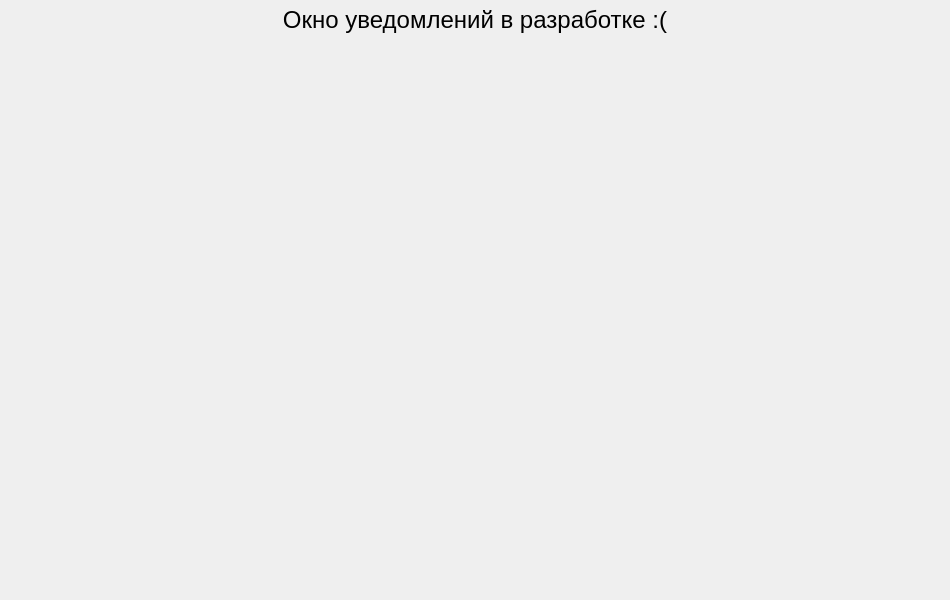
<?xml version="1.0" encoding="UTF-8"?>
<ui version="4.0">
 <class>NotifyPage</class>
 <widget class="QMainWindow" name="NotifyPage">
  <property name="geometry">
   <rect>
    <x>0</x>
    <y>0</y>
    <width>950</width>
    <height>600</height>
   </rect>
  </property>
  <property name="minimumSize">
   <size>
    <width>950</width>
    <height>600</height>
   </size>
  </property>
  <property name="windowTitle">
   <string>p2p-app</string>
  </property>
  <widget class="QWidget" name="centralwidget">
   <layout class="QVBoxLayout" name="verticalLayout">
    <property name="leftMargin">
     <number>0</number>
    </property>
    <property name="topMargin">
     <number>0</number>
    </property>
    <property name="rightMargin">
     <number>0</number>
    </property>
    <property name="bottomMargin">
     <number>0</number>
    </property>
    <item>
     <widget class="QWidget" name="widget" native="true"/>
    </item>
    <item>
     <widget class="QLabel" name="label">
      <property name="font">
       <font>
        <pointsize>18</pointsize>
       </font>
      </property>
      <property name="text">
       <string>Окно уведомлений в разработке :(</string>
      </property>
      <property name="alignment">
       <set>Qt::AlignCenter</set>
      </property>
     </widget>
    </item>
    <item>
     <spacer name="verticalSpacer">
      <property name="orientation">
       <enum>Qt::Vertical</enum>
      </property>
      <property name="sizeHint" stdset="0">
       <size>
        <width>20</width>
        <height>40</height>
       </size>
      </property>
     </spacer>
    </item>
   </layout>
  </widget>
  <widget class="QMenuBar" name="menubar">
   <property name="geometry">
    <rect>
     <x>0</x>
     <y>0</y>
     <width>950</width>
     <height>24</height>
    </rect>
   </property>
  </widget>
 </widget>
 <resources/>
 <connections/>
</ui>
